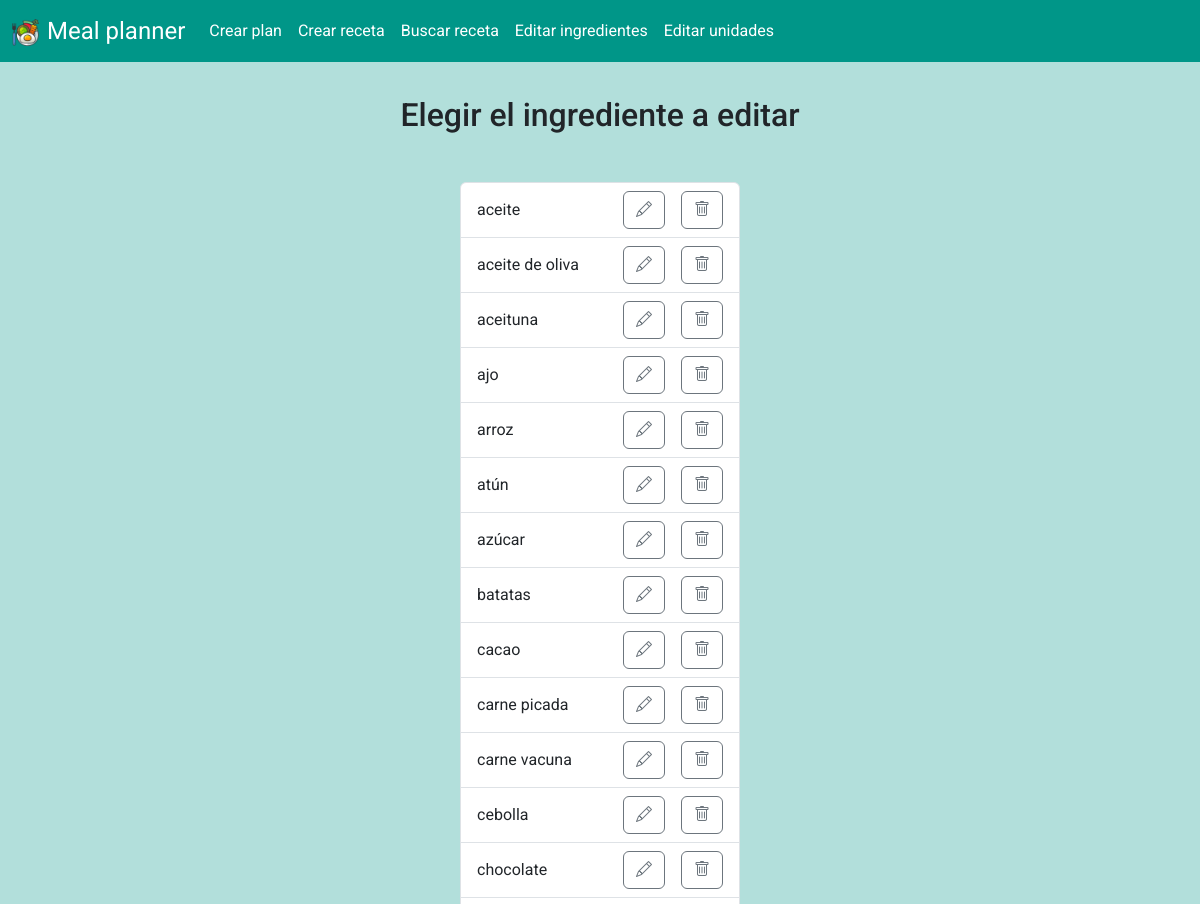
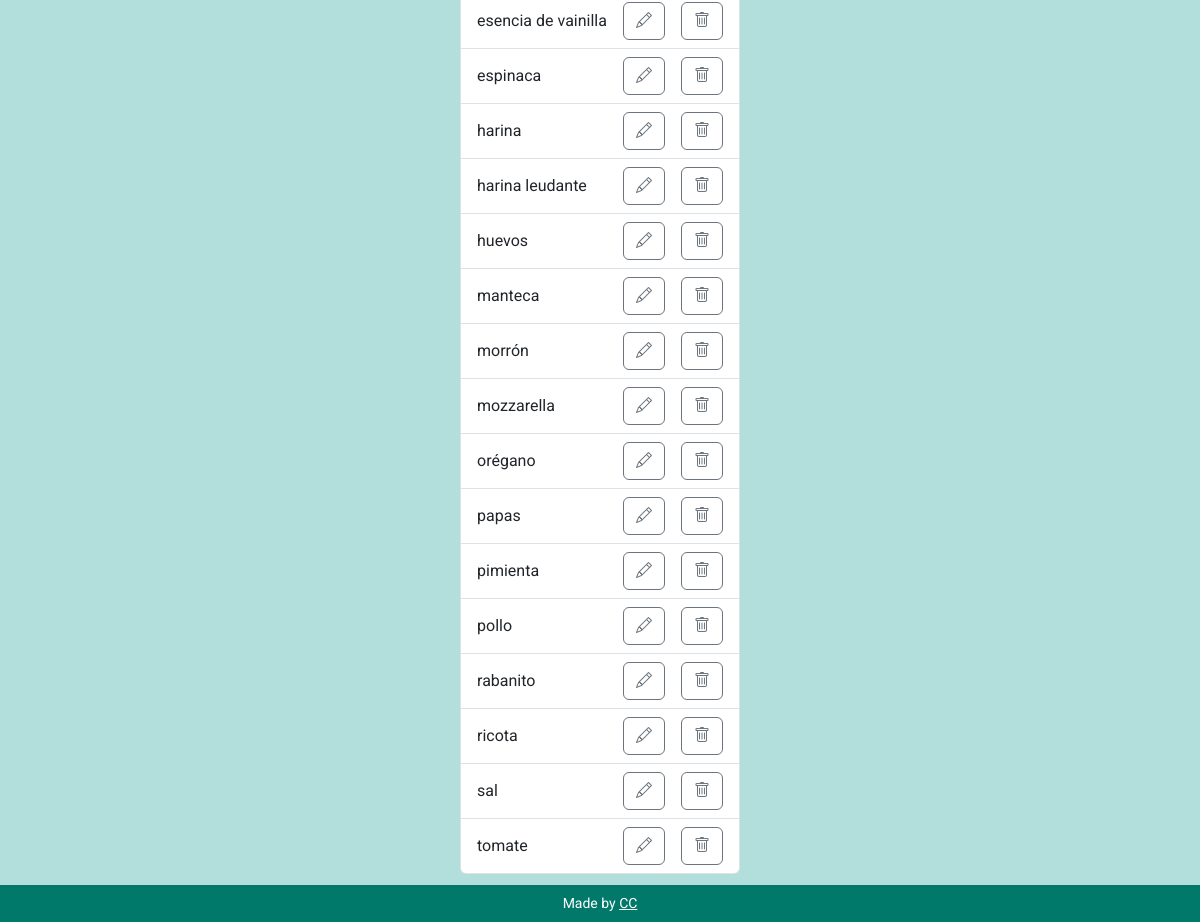
The page /edit_ingredients on the database its author committed (2 pictures, top to bottom).
### tables this page shows
CREATE TABLE ingredients (id INTEGER PRIMARY KEY AUTOINCREMENT NOT NULL, name TEXT NOT NULL);

### app.py (the view)
@app.route("/edit_ingredients")
def edit_ingredients():
    cur = db_connect()
    cur.execute("SELECT * FROM ingredients ORDER BY name ASC")
    all_ingredients = cur.fetchall()
    db_close(cur)
    return render_template("edit_ingredients.html", all_ingredients=all_ingredients)

### app.py (called while the page is built)
def db_connect():
    con = sqlite3.connect("meal_planner.db")
    con.row_factory = sqlite3.Row
    cur = con.cursor()
    return cur

def db_close(con):
    con.close()

@app.after_request
def after_request(response):
    response.headers["Cache-Control"] = "no-cache, no-store, must-revalidate"
    response.headers["Expires"] = 0
    response.headers["Pragma"] = "no-cache"
    return response

### templates/edit_ingredients.html (shortened to what this page needs)
{% extends "layout.html" %}
{% block main %}
    <section class="container-fluid text-center">
        <h2 class="mb-5">Elegir el ingrediente a editar</h2>
        <ul class="list-group d-inline-flex">
            {% for ingredient in all_ingredients %}
                <li class="list-group-item d-flex justify-content-between align-items-center">
                    <p class="m-0">{{ ingredient["name"] }}</p>
                    <div class="d-flex">
                        <form action="/edit_single_ingredient" method="get">
                            <button type="submit" class="btn btn-outline-secondary mx-3"><i class="bi bi-pencil"></i></button>
                        </form>
                        <form action="/delete_ingredient" method="get">
                            <button type="submit" class="btn btn-outline-secondary"><i class="bi bi-trash"></i></button>
                        </form>
                    </div>
                </li>
            {% endfor %}
        </ul>
    </section>
{% endblock %}

### static/styles.css (style rules this page uses)
body { background-color: #b2dfdb; font-family: "Roboto", Verdana, Tahoma, Verdana, sans-serif; }

### rows shown on the page
ingredients: name "aceite"
ingredients: name "aceite de oliva"
ingredients: name "aceituna"
ingredients: name "ajo"
ingredients: name "arroz"
ingredients: name "atún"
ingredients: name "azúcar"
ingredients: name "batatas"
ingredients: name "cacao"
ingredients: name "carne picada"
ingredients: name "carne vacuna"
ingredients: name "cebolla"
ingredients: name "chocolate"
ingredients: name "esencia de vainilla"
ingredients: name "espinaca"
ingredients: name "harina"
ingredients: name "harina leudante"
ingredients: name "huevos"
ingredients: name "manteca"
ingredients: name "morrón"
ingredients: name "mozzarella"
ingredients: name "orégano"
ingredients: name "papas"
ingredients: name "pimienta"
ingredients: name "pollo"
ingredients: name "rabanito"
ingredients: name "ricota"
ingredients: name "sal"
ingredients: name "tomate"
